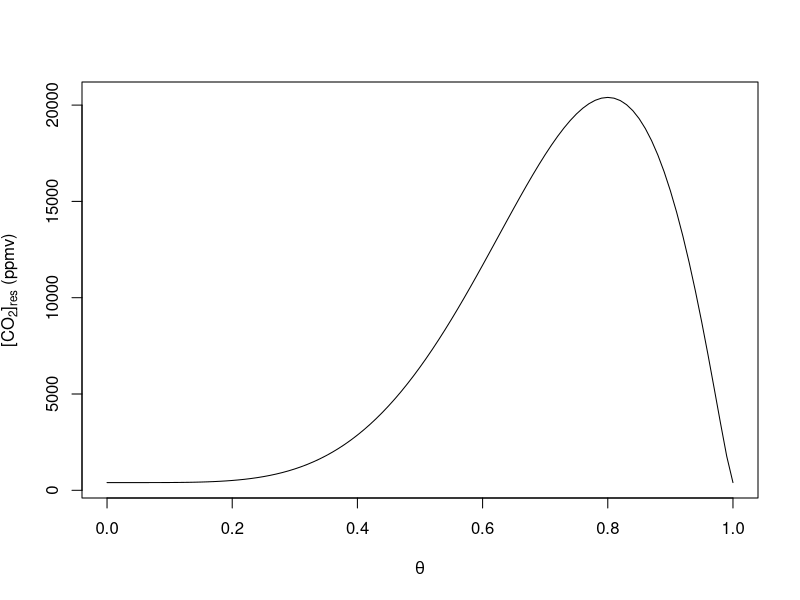

Recreate this plot in R. (Note: this script raises an error after producing the figure.)
# bell-shaped distribution
theta = seq(0, 1, 0.01)
C_atm = 4e2
peak = 0.8
a = 5
CO2_max = 2e4

b =  (a/peak) - a
peak = a / (a + b)
c = CO2_max / (peak^a * (1 - peak)^b)
CO2 = c * theta^a * (1 - theta)^b + C_atm
plot(theta, CO2, type = "l",
     xlab = expression(theta),
     ylab = expression("[CO"[2]*"]"[res]*" (ppmv)"))


# logistic function for sigmoidal curve
L = 1 # maximum value
k = 50 # steepness of the curve
xo = .9 # midpoint
y = L / (1 + exp(-k * (x - xo)))
plot(theta, y, type = "l",
     xlab = expression(theta),
     ylab = expression(italic(f)[ana]))
